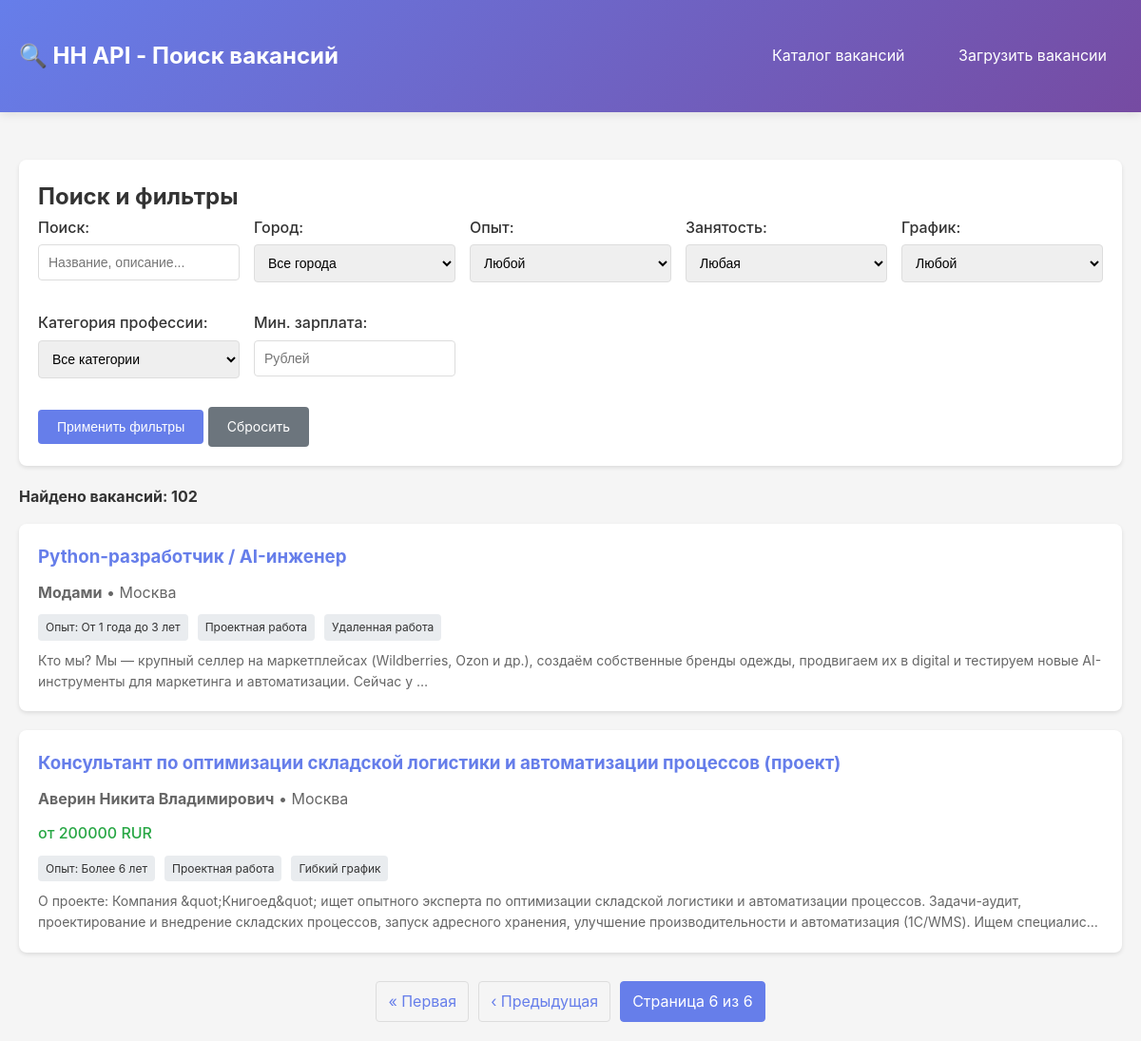
Page /?page=6 on the committed database.
### vacancies/models.py (models this page shows, shortened)
class Vacancy(models.Model):
    hh_id = models.CharField(max_length=20, unique=True, verbose_name="ID в HH")
    name = models.CharField(max_length=500, verbose_name="Название вакансии")
    description = models.TextField(blank=True, verbose_name="Описание")
    salary_from = models.IntegerField(null=True, blank=True, verbose_name="Зарплата от")
    salary_to = models.IntegerField(null=True, blank=True, verbose_name="Зарплата до")
    salary_currency = models.CharField(max_length=10, blank=True, verbose_name="Валюта")
    employer_name = models.CharField(max_length=300, blank=True, verbose_name="Работодатель")
    employer_id = models.CharField(max_length=20, blank=True, verbose_name="ID работодателя")
    employer_logo_url = models.URLField(blank=True, verbose_name="Логотип работодателя")
    area_name = models.CharField(max_length=200, blank=True, verbose_name="Город")
    area_id = models.CharField(max_length=20, blank=True, verbose_name="ID города")
    experience = models.CharField(max_length=100, blank=True, verbose_name="Опыт работы")
    schedule = models.CharField(max_length=100, blank=True, verbose_name="График работы")
    employment = models.CharField(max_length=100, blank=True, verbose_name="Тип занятости")
    published_at = models.DateTimeField(null=True, blank=True, verbose_name="Дата публикации")
    created_at = models.DateTimeField(auto_now_add=True, verbose_name="Дата создания записи")
    updated_at = models.DateTimeField(auto_now=True, verbose_name="Дата обновления")
    url = models.URLField(blank=True, verbose_name="Ссылка на вакансию")
    requirement = models.TextField(blank=True, verbose_name="Требования")
    responsibility = models.TextField(blank=True, verbose_name="Обязанности")
    professional_role = models.CharField(max_length=200, blank=True, verbose_name="Категория профессии")
    class Meta:
        verbose_name = "Вакансия"
        verbose_name_plural = "Вакансии"
        ordering = ['-published_at', '-created_at']
        indexes = [
            models.Index(fields=['hh_id']),
            models.Index(fields=['name']),
            models.Index(fields=['area_name']),
            models.Index(fields=['professional_role']),
        ]

### vacancies/views.py (the view, shortened to what this page needs)
# urls.py: path('', views.vacancy_list, name='vacancy_list'),  # Список вакансий
def vacancy_list(request):
    vacancies = Vacancy.objects.all()
    search_query = request.GET.get('search', '')
    area_filter = request.GET.get('area', '')
    if area_filter:
        vacancies = vacancies.filter(area_name__icontains=area_filter)
    experience_filter = request.GET.get('experience', '')
    if experience_filter:
        vacancies = vacancies.filter(experience__icontains=experience_filter)
    employment_filter = request.GET.get('employment', '')
    if employment_filter:
        vacancies = vacancies.filter(employment__icontains=employment_filter)
    schedule_filter = request.GET.get('schedule', '')
    if schedule_filter:
        vacancies = vacancies.filter(schedule__icontains=schedule_filter)
    professional_role_filter = request.GET.get('professional_role', '')
    if professional_role_filter:
        vacancies = vacancies.filter(professional_role__icontains=professional_role_filter)
    salary_filter = request.GET.get('salary', '')
    paginator = Paginator(vacancies, 20)
    page_number = request.GET.get('page', 1)
    page_obj = paginator.get_page(page_number)
    areas = Vacancy.objects.values_list('area_name', flat=True).distinct().exclude(area_name='').order_by('area_name')
    experiences = Vacancy.objects.values_list('experience', flat=True).distinct().exclude(experience='').order_by('experience')
    employments = Vacancy.objects.values_list('employment', flat=True).distinct().exclude(employment='').order_by('employment')
    schedules = Vacancy.objects.values_list('schedule', flat=True).distinct().exclude(schedule='').order_by('schedule')
    professional_roles = Vacancy.objects.values_list('professional_role', flat=True).distinct().exclude(professional_role='').order_by('professional_role')
    context = {
        'page_obj': page_obj,
        'vacancies': page_obj,
        'search_query': search_query,
        'area_filter': area_filter,
        'experience_filter': experience_filter,
        'employment_filter': employment_filter,
        'schedule_filter': schedule_filter,
        'professional_role_filter': professional_role_filter,
        'salary_filter': salary_filter,
        'areas': areas,
        'experiences': experiences,
        'employments': employments,
        'schedules': schedules,
        'professional_roles': professional_roles,
        'total_count': paginator.count,
    }
    return render(request, 'vacancies/vacancy_list.html', context)

### vacancies/templates/vacancies/vacancy_list.html (shortened to what this page needs)
{% extends 'vacancies/base.html' %}
{% block content %}
<div class="card">
    <h2>Поиск и фильтры</h2>
    <form method="get" action="{% url 'vacancies:vacancy_list' %}">
        <div style="display: grid; grid-template-columns: repeat(auto-fit, minmax(200px, 1fr)); gap: 15px;">
            <div class="form-group">
                <label for="search">Поиск:</label>
                <input type="text" id="search" name="search" value="{{ search_query }}" placeholder="Название, описание...">
            </div>
            <div class="form-group">
                <label for="area">Город:</label>
                <select id="area" name="area">
                    <option value="">Все города</option>
                </select>
            </div>
            <div class="form-group">
                <label for="experience">Опыт:</label>
                <select id="experience" name="experience">
                    <option value="">Любой</option>
                </select>
            </div>
            <div class="form-group">
                <label for="employment">Занятость:</label>
                <select id="employment" name="employment">
                    <option value="">Любая</option>
                </select>
            </div>
            <div class="form-group">
                <label for="schedule">График:</label>
                <select id="schedule" name="schedule">
                    <option value="">Любой</option>
                </select>
            </div>
            <div class="form-group">
                <label for="professional_role">Категория профессии:</label>
                <select id="professional_role" name="professional_role">
                    <option value="">Все категории</option>
                </select>
            </div>
            <div class="form-group">
                <label for="salary">Мин. зарплата:</label>
                <input type="number" id="salary" name="salary" value="{{ salary_filter }}" placeholder="Рублей">
            </div>
        </div>
        <div style="margin-top: 15px;">
            <button type="submit" class="btn">Применить фильтры</button>
            <a href="{% url 'vacancies:vacancy_list' %}" class="btn btn-secondary">Сбросить</a>
        </div>
    </form>
</div>
<div style="margin-bottom: 15px;">
    <strong>Найдено вакансий: {{ total_count }}</strong>
</div>
{% if vacancies %}
    {% for vacancy in vacancies %}
    <div class="card" style="cursor: pointer;" onclick="window.location.href='{% url 'vacancies:vacancy_detail' vacancy.id %}'">
        <div style="display: flex; justify-content: space-between; align-items: start; gap: 20px;">
            <div style="flex: 1;">
                <h3 style="margin-bottom: 10px; color: #667eea;">
                    <a href="{% url 'vacancies:vacancy_detail' vacancy.id %}" style="text-decoration: none; color: inherit;">
                        {{ vacancy.name }}
                    </a>
                </h3>
                <p style="color: #666; margin-bottom: 10px;">
                    <strong>{{ vacancy.employer_name }}</strong>
                    {% if vacancy.area_name %} • {{ vacancy.area_name }}{% endif %}
                </p>
                {% if vacancy.salary_from or vacancy.salary_to %}
                <p style="color: #28a745; font-weight: 500; margin-bottom: 10px;">
                    {% if vacancy.salary_from and vacancy.salary_to %}
                        {{ vacancy.salary_from|floatformat:0 }} - {{ vacancy.salary_to|floatformat:0 }} {{ vacancy.salary_currency }}
                    {% elif vacancy.salary_from %}
                        от {{ vacancy.salary_from|floatformat:0 }} {{ vacancy.salary_currency }}
                    {% elif vacancy.salary_to %}
                        до {{ vacancy.salary_to|floatformat:0 }} {{ vacancy.salary_currency }}
                    {% endif %}
                </p>
                {% endif %}
                <div style="display: flex; gap: 10px; flex-wrap: wrap; margin-top: 10px;">
                    {% if vacancy.experience %}
                    <span style="background: #e9ecef; padding: 4px 8px; border-radius: 4px; font-size: 12px;">
                        Опыт: {{ vacancy.experience }}
                    </span>
                    {% endif %}
                    {% if vacancy.employment %}
                    <span style="background: #e9ecef; padding: 4px 8px; border-radius: 4px; font-size: 12px;">
                        {{ vacancy.employment }}
                    </span>
                    {% endif %}
                    {% if vacancy.schedule %}
                    <span style="background: #e9ecef; padding: 4px 8px; border-radius: 4px; font-size: 12px;">
                        {{ vacancy.schedule }}
                    </span>
                    {% endif %}
                </div>
                {% if vacancy.description %}
                <p style="margin-top: 10px; color: #666; font-size: 14px; overflow: hidden; text-overflow: ellipsis; display: -webkit-box; -webkit-line-clamp: 2; -webkit-box-orient: vertical;">
                    {{ vacancy.description|striptags|truncatewords:30 }}
                </p>
                {% endif %}
            </div>
        </div>
    </div>
    {% endfor %}
    {% if page_obj.has_other_pages %}
    <div class="pagination">
        {% if page_obj.has_previous %}
        <a href="?page=1">« Первая</a>
        <a href="?page={{ page_obj.previous_page_number }}">‹ Предыдущая</a>
        {% endif %}
        <span class="current">
            Страница {{ page_obj.number }} из {{ page_obj.paginator.num_pages }}
        </span>
    </div>
    {% endif %}
{% endif %}
{% endblock %}

### vacancies/templates/vacancies/base.html (style rules this page uses)
* { margin: 0; padding: 0; box-sizing: border-box; }
body { font-family: -apple-system, BlinkMacSystemFont, 'Segoe UI', Roboto, Oxygen, Ubuntu, Cantarell, sans-serif; background-color: #f5f5f5; color: #333; line-height: 1.6; }
.card { background: white; border-radius: 8px; padding: 20px; margin-bottom: 20px; box-shadow: 0 2px 4px rgba(0,0,0,0.1); }
.btn { display: inline-block; padding: 10px 20px; background-color: #667eea; color: white; text-decoration: none; border-radius: 4px; border: none; cursor: pointer; font-size: 14px; transition: background-color 0.3s; }
.btn-secondary { background-color: #6c757d; }
.form-group { margin-bottom: 15px; }
.form-group label { display: block; margin-bottom: 5px; font-weight: 500; }
.form-group input, .form-group select, .form-group textarea { width: 100%; padding: 10px; border: 1px solid #ddd; border-radius: 4px; font-size: 14px; }
.pagination { display: flex; justify-content: center; align-items: center; margin-top: 30px; gap: 10px; }
.pagination a, .pagination span { padding: 8px 12px; border: 1px solid #ddd; border-radius: 4px; text-decoration: none; color: #667eea; }
.pagination .current { background-color: #667eea; color: white; border-color: #667eea; }

### rows in the picture
Vacancy: name "Python-разработчик / AI-инженер", employer_name "Модами", area_name "Москва", experience "От 1 года до 3 лет", employment "Проектная работа", schedule "Удаленная работа", description "Кто мы? Мы — крупный селлер на маркетплейсах (Wildberries, Ozon и др.), создаём собственные бренды одежды, продвигаем их в digital и тестируем новые AI-инструменты для маркетинга и автоматизации. Сейчас у …"
Vacancy: name "Консультант по оптимизации складской логистики и автоматизации процессов (проект)", employer_name "Аверин Никита Владимирович", area_name "Москва", salary_from "200000", salary_currency "RUR", experience "Более 6 лет", employment "Проектная работа", schedule "Гибкий график", description "О проекте: Компания &quot;Книгоед&quot; ищет опытного эксперта по оптимизации складской логистики и автоматизации процессов. Задачи-аудит, проектирование и внедрение складских процессов, запуск адресного хранения, улучшение производительности и автоматизация (1С/WMS). Ищем…"

### other values in the picture
{{ total_count }} "102"
{{ page_obj.number }} "6"
{{ page_obj.paginator.num_pages }} "6"
